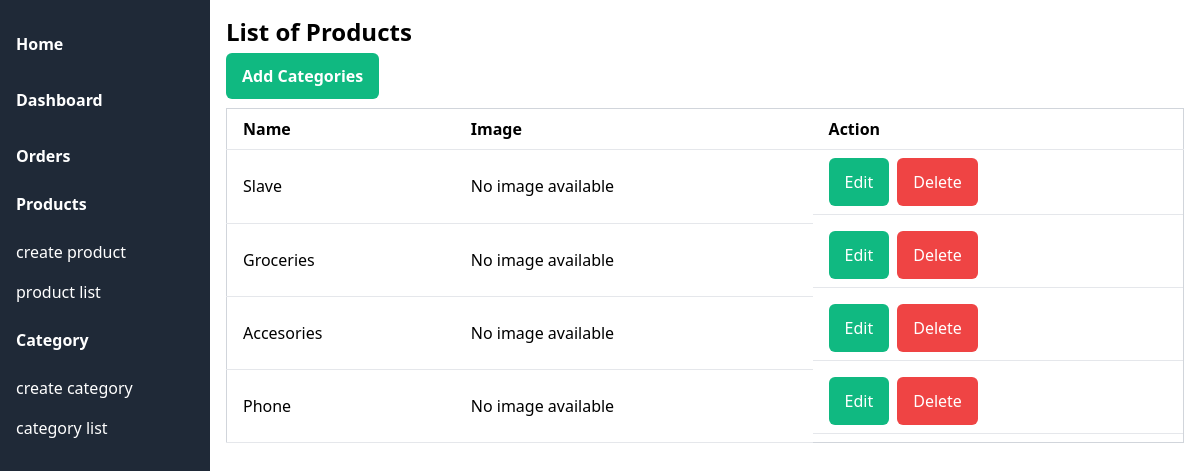
Screenshot of /category_list/ (signed in) with the database file from the repository.
### shop/models.py (models this page shows, shortened)
class Category(models.Model):
    name = models.CharField(max_length=200)
    slug = models.SlugField(max_length=200,unique=True)
    category_image = models.ImageField(upload_to='category_image', blank=True)
    class Meta:
        ordering = ['name']
        indexes = [
            models.Index(fields=['name']),
        ]
        verbose_name = 'category'
        verbose_name_plural = 'categories'

### administration/views.py (the view)
# urls.py: path('category_list/', views.category_list, name='category-list' ),
@login_required
def category_list(requset):
    categories = Category.objects.order_by('-id')
    return render(requset, 'category/category_list.html',
    {
        'categories':categories
    })

### cart/context_processors.py (called while the page is built)
def cart_items_count(request):
    session_id = request.session.session_key
    cart_items = CartItem.objects.filter(session_id=session_id)
    cart_items_count = 0
    for item in cart_items:
        cart_items_count += item.quantity
    return {"cart_items_count": cart_items_count}

### administration/templates/category/category_list.html
{% extends "admin.html" %}
{% block body %}
<div class="container mx-auto p-4">
    <h1 class="text-2xl font-bold mb-4">List of Products</h1>
    <div class="mb-5">
        <a href="{% url 'create-category' %}" class="font-semibold bg-green-500 px-4 py-3 text-white rounded-md">Add Categories</a>
    </div>
    <table class="min-w-full bg-white border border-gray-300 items-center">
      <thead>
        <tr>
          <th class="py-2 px-4 border-b mb-2 text-left">Name</th>
          <th class="py-2 px-4 border-b mb-2 text-left">Image</th>
          <th class="py-2 px-4 border-b mb-2 text-left">Action</th>
        </tr>
      </thead>
      <tbody>
        {% for category in categories %}
        <tr>
          <td class="py-2 px-4 border-b mb-2 text-left">{{category.name}}</td>
          <td class="py-2 px-4 border-b mb-2 text-left">
           {% if category.image %}
      <img src="{{ category.image.url }}" alt="Product" class="w-16 h-16 object-cover">
    {% else %}
      No image available
    {% endif %}
          </td>
          <td class="py-2 px-4 border-b mb-2 text-left flex gap-2">
            <a href="{% url 'update-category' category.pk %}" class="bg-green-500 px-4 py-3 text-white rounded-md">Edit</a>
             <a href="{% url 'delete-category' category.pk %}" onclick="return confirm('Are you sure you want to delete this category?')" class="bg-red-500 px-4 py-3 text-white rounded-md">Delete</a>
          </td>
        </tr>
        {% endfor %}
      </tbody>
    </table>
  </div>
{% endblock %}

### rows the page displays
Category: name "Slave"
Category: name "Groceries"
Category: name "Accesories"
Category: name "Phone"
